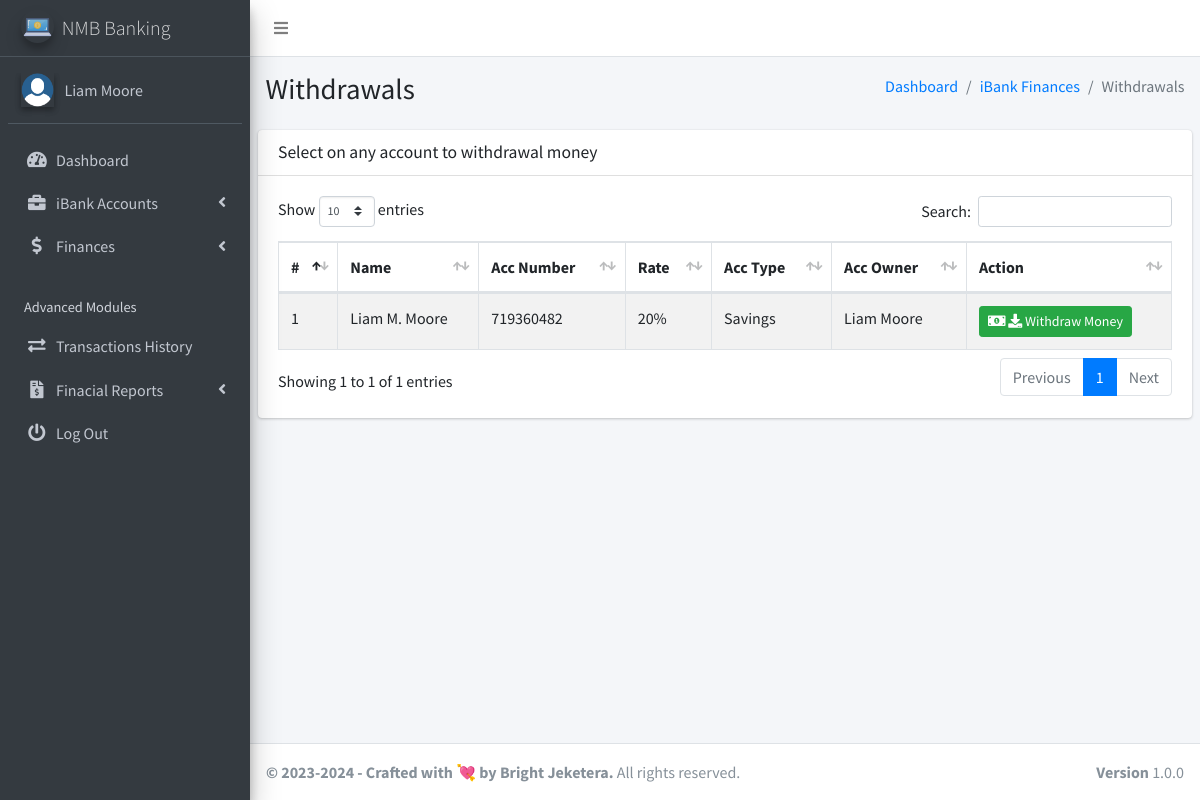
Page /client/pages_withdrawals.php (signed in) on the committed database.
### tables this page shows
CREATE TABLE `ib_systemsettings` (
  `id` int(20) NOT NULL,
  `sys_name` longtext NOT NULL,
  `sys_tagline` longtext NOT NULL,
  `sys_logo` varchar(200) NOT NULL
);

CREATE TABLE `ib_clients` (
  `client_id` int(11) NOT NULL,
  `name` varchar(200) NOT NULL,
  `national_id` varchar(200) NOT NULL,
  `phone` varchar(200) NOT NULL,
  `address` varchar(200) NOT NULL,
  `email` varchar(200) UNIQUE NOT NULL ,
  `password` varchar(200) NOT NULL,
  `profile_pic` varchar(200),
  `face_login_token` varchar(200),
  `acc_token` varchar(200),
  `client_number` varchar(200) NOT NULL,
  `last_login_ip` varchar(200) NOT NULL,
  `last_login_agent` varchar(200) NOT NULL,
  `last_login_attempts` int default 0
);

CREATE TABLE `ib_bankaccounts` (
  `account_id` int(20) NOT NULL,
  `acc_name` varchar(200) NOT NULL,
  `account_number` varchar(200) NOT NULL,
  `acc_type` varchar(200) NOT NULL,
  `acc_rates` varchar(200) NOT NULL,
  `acc_status` varchar(200) NOT NULL,
  `acc_amount` varchar(200) NOT NULL,
  `client_id` varchar(200) NOT NULL,
  `client_name` varchar(200) NOT NULL,
  `client_national_id` varchar(200) NOT NULL,
  `client_phone` varchar(200) NOT NULL,
  `client_number` varchar(200) NOT NULL,
  `client_email` varchar(200) NOT NULL,
  `client_adr` varchar(200) NOT NULL,
  `created_at` timestamp(6) NOT NULL DEFAULT current_timestamp(6) ON UPDATE current_timestamp(6)
);

### client/pages_withdrawals.php (the view, shortened to what this page needs)
<?php
include('conf/config.php');
?>
<!DOCTYPE html>
<html>
<?php include("dist/_partials/head.php"); ?>
<body class="hold-transition sidebar-mini layout-fixed layout-navbar-fixed">
  <div class="wrapper">
    <?php include("dist/_partials/nav.php"); ?>
    <?php include("dist/_partials/sidebar.php"); ?>
    <div class="content-wrapper">
      <section class="content-header">
        <div class="container-fluid">
          <div class="row mb-2">
            <div class="col-sm-6">
              <h1>Withdrawals</h1>
            </div>
            <div class="col-sm-6">
              <ol class="breadcrumb float-sm-right">
                <li class="breadcrumb-item"><a href="pages_dashboard.php">Dashboard</a></li>
                <li class="breadcrumb-item"><a href="pages_deposits">iBank Finances</a></li>
                <li class="breadcrumb-item active">Withdrawals</li>
              </ol>
            </div>
          </div>
        </div>
      </section>
      <section class="content">
        <div class="row">
          <div class="col-12">
            <div class="card">
              <div class="card-header">
                <h3 class="card-title">Select on any account to withdrawal money</h3>
              </div>
              <div class="card-body">
                <table id="example1" class="table table-hover table-bordered table-striped">
                  <thead>
                    <tr>
                      <th>#</th>
                      <th>Name</th>
                      <th>Acc Number</th>
                      <th>Rate</th>
                      <th>Acc Type</th>
                      <th>Acc Owner</th>
                      <th>Action</th>
                    </tr>
                  </thead>
                  <tbody>
                    <?php
                    $client_id = $_SESSION['client_id'];
                    $ret = "SELECT * FROM  ib_bankaccounts WHERE client_id =? ";
                    $stmt = $mysqli->prepare($ret);
                    $stmt->bind_param('i', $client_id);
                    $stmt->execute();
                    $res = $stmt->get_result();
                    $cnt = 1;
                    while ($row = $res->fetch_object()) {
                    ?>
                      <tr>
                        <td><?php echo $cnt; ?></td>
                        <td><?php echo $row->acc_name; ?></td>
                        <td><?php echo $row->account_number; ?></td>
                        <td><?php echo $row->acc_rates; ?>%</td>
                        <td><?php echo $row->acc_type; ?></td>
                        <td><?php echo $row->client_name; ?></td>
                        <td>
                          <a class="btn btn-success btn-sm" href="pages_withdraw_money.php?account_id=<?php echo $row->account_id; ?>&account_number=<?php echo $row->account_number; ?>&client_id=<?php echo $row->client_id; ?>">
                            <i class="fas fa-money-bill-alt"></i>
                            <i class="fas fa-download"></i>
                            Withdraw Money
                          </a>
                        </td>
                      </tr>
                    <?php $cnt = $cnt + 1;
                    } ?>
                </table>
              </div>
            </div>
          </div>
        </div>
      </section>
    </div>
    <?php include("dist/_partials/footer.php"); ?>
  </div>
</body>
</html>

### client/dist/_partials/sidebar.php (shortened to what this page needs)
<aside class="main-sidebar sidebar-dark-primary elevation-4">
  <?php
  $client_id = $_SESSION['client_id'];
  $ret = "SELECT * FROM  ib_clients  WHERE client_id = ? ";
  $stmt = $mysqli->prepare($ret);
  $stmt->bind_param('i', $client_id);
  $stmt->execute();
  $res = $stmt->get_result();
  while ($row = $res->fetch_object()) {
    if ($row->profile_pic == '') {
      $profile_picture = "<img src='../admin/dist/img/user_icon.png' class=' elevation-2' alt='User Image'>
                ";
    } else {
      $profile_picture = "<img src='../admin/dist/img/$row->profile_pic' class='elevation-2' alt='User Image'>
                ";
    }
    $ret = "SELECT * FROM `ib_systemsettings` ";
    $stmt = $mysqli->prepare($ret);
    $stmt->execute();
    $res = $stmt->get_result();
    while ($sys = $res->fetch_object()) {
  ?>
      <a href="pages_dashboard.php" class="brand-link">
        <img src="../admin/dist/img/<?php echo $sys->sys_logo;?>" alt="iBanking Logo" class="brand-image img-circle elevation-3" style="opacity: .8">
        <span class="brand-text font-weight-light"><?php echo $sys->sys_name;?></span>
      </a>
      <div class="sidebar">
        <div class="user-panel mt-3 pb-3 mb-3 d-flex">
          <div class="image">
            <?php echo $profile_picture; ?>
          </div>
          <div class="info">
            <a href="/client/pages_account.php" class="d-block"><?php echo $row->name; ?></a>
          </div>
        </div>
        <nav class="mt-2">
          <ul class="nav nav-pills nav-sidebar flex-column" data-widget="treeview" role="menu" data-accordion="false">
            <li class="nav-item has-treeview">
              <a href="pages_dashboard.php" class="nav-link">
                <i class="nav-icon fas fa-tachometer-alt"></i>
                <p>
                  Dashboard
                </p>
              </a>
            </li>
            <li class="nav-item has-treeview">
              <a href="#" class="nav-link">
                <i class="nav-icon fas fa-briefcase"></i>
                <p>
                  iBank Accounts
                  <i class="fas fa-angle-left right"></i>
                </p>
              </a>
            </li>
            <li class="nav-item has-treeview">
              <a href="#" class="nav-link">
                <i class="nav-icon fas fa-dollar-sign"></i>
                <p>
                  Finances
                  <i class="fas fa-angle-left right"></i>
                </p>
              </a>
            </li>
            <li class="nav-header">Advanced Modules</li>
            <li class="nav-item">
              <a href="pages_transactions_engine.php" class="nav-link">
                <i class="nav-icon fas fa-exchange-alt"></i>
                <p>
                  Transactions History
                </p>
              </a>
            </li>
            <li class="nav-item has-treeview">
              <a href="#" class="nav-link">
                <i class="nav-icon fas fa-file-invoice-dollar"></i>
                <p>
                  Finacial Reports
                  <i class="fas fa-angle-left right"></i>
                </p>
              </a>
            </li>
            <li class="nav-item">
              <a href="pages_logout.php" class="nav-link">
                <i class="nav-icon fas fa-power-off"></i>
                <p>
                  Log Out
                </p>
              </a>
            </li>
          </ul>
        </nav>
      </div>
</aside>
<?php
    }
  } ?>

### client/dist/_partials/footer.php
<?php
$ret = "SELECT * FROM `ib_systemsettings` ";
$stmt = $mysqli->prepare($ret);
$stmt->execute();
$res = $stmt->get_result();
while ($sys = $res->fetch_object()) {
?>
  <footer class="main-footer">
    <strong>&copy; 2023-<?php echo date('Y'); ?> - Crafted with 💘 by Bright Jeketera.</strong>
    All rights reserved.
    <div class="float-right d-none d-sm-inline-block">
      <b>Version</b> 1.0.0
    </div>
  </footer>
<?php } ?>

### rows in the picture
ib_clients: name "Liam Moore"
ib_systemsettings: sys_logo (picture), sys_name "NMB Banking", ib_clients.profile_pic (picture)
ib_bankaccounts: acc_name "Liam M. Moore", account_number "719360482", acc_rates "20", acc_type "Savings", client_name "Liam Moore"
